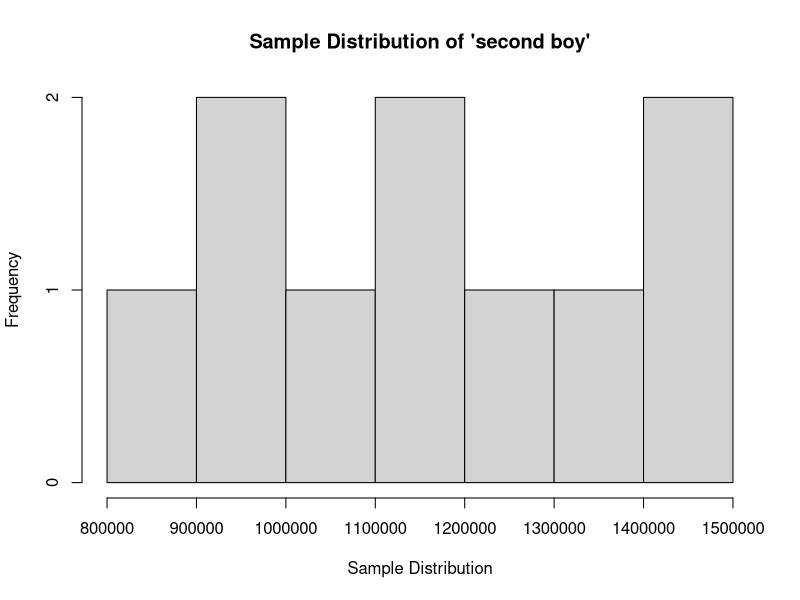
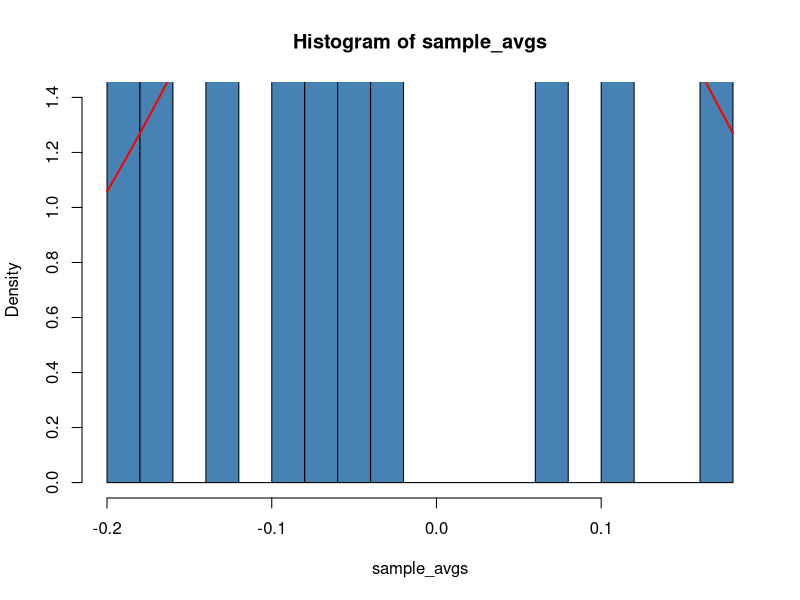
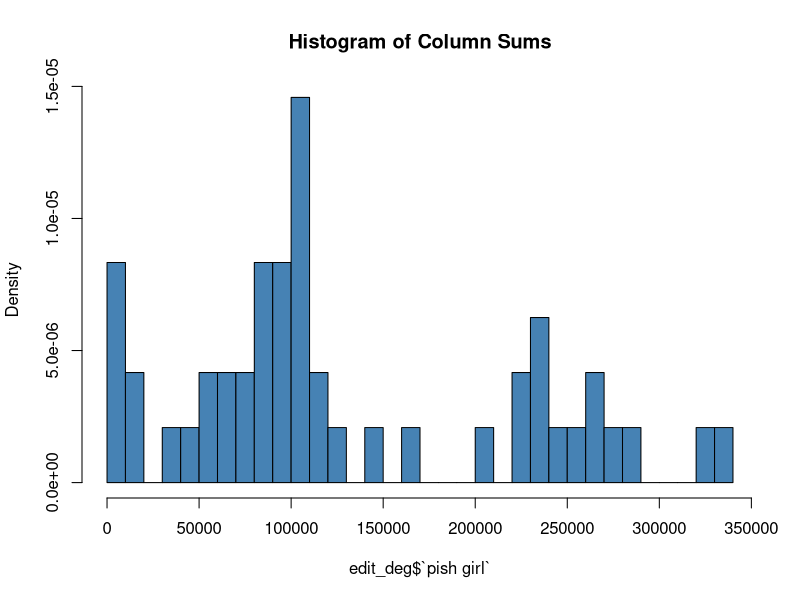

Generate these figures, in order, with R: (Note: this script raises an error after producing the figures.)
# Load necessary libraries
library(readr)

# Read the CSV file
edit_deg <- read_csv("edit deg.csv")
View(edit_deg)

# Display the data in the console
rep(edit_deg)

# Get the current working directory
getwd()

# Sampling 20 random rows from the dataset
s = edit_deg[sample(1:nrow(edit_deg), 20, replace = TRUE), ]
print(s)

# Calculate variance of 'pish girl'
var_sample <- var(sample(edit_deg$`pish girl`))
print(var_sample)

# Calculate mean of 'pish girl'
mean_pish_girl <- mean(edit_deg$`pish girl`)
print(mean_pish_girl)

# Example usage of choose function
ali = choose(50, 5)
print(ali)

# Generate random normal samples (replicate 10 times with 10000 samples)
samples <- replicate(10, rnorm(48))

# Calculate sample means
sampdist <- replicate(10, mean(sample(edit_deg$`second boy`, 10)))

# Plot the sample distribution
mean_sampdist <- mean(sampdist)
hist(sampdist, xlab = "Sample Distribution", main = "Sample Distribution of 'second boy'")

# Calculate the standard deviation for 'pish girl', 'pish boy', and 'year'
sd_pish_girl <- sd(edit_deg$`pish girl`)
sd_pish_boy <- sd(edit_deg$`pish boy`)
sd_year <- sd(edit_deg$year)

print(sd_pish_girl)
print(sd_pish_boy)
print(sd_year)

# Summary of the dataset
summary(edit_deg)

# Compute sum of 'pish girl' column, ignoring NA values
sum_pish_girl <- sum(edit_deg$`pish girl`, na.rm = FALSE)
print(sum_pish_girl)

# Compute sample means of the samples matrix
sample_avgs <- colMeans(samples)
print(is.vector(sample_avgs))  # Check if it is a vector

# Display first few sample averages
head(sample_avgs)

# Plot histogram of sample averages with theoretical normal curve
hist(sample_avgs, ylim = c(0, 1.4), col = "steelblue", freq = FALSE, breaks = 20)
curve(dnorm(x, sd = 1/sqrt(48)), col = "red", lwd = 2, add = TRUE)

# Set degrees of freedom for Chi-Square distribution
DF <- 3
Z <- replicate(10000, rnorm(DF))
X <- colSums(Z^2)

# Histogram of column sums of squares
hist(edit_deg$`pish girl`, freq = FALSE, col = "steelblue", breaks = 40, ylab = "Density", main = "Histogram of Column Sums")

# Add theoretical chi-square density curve
curve(rchisq(100, df = DF), type = 'l', lwd = 2, col = "red", add = TRUE)

# Calculate cumulative sum and plot the path for repeated coin tossing simulation
N <- 100
Y <- sample(0:1, N, replace = TRUE)
S <- cumsum(Y)
R <- S / (1:N)

plot(R, ylim = c(0.3, 0.7), type = "l", col = "steelblue", lwd = 2, xlab = "n", ylab = "R_n", main = "Converging Share of Heads in Repeated Coin Tossing")
lines(c(0, N), c(0.5, 0.5), col = "darkred", lty = 2, lwd = 1)

# Simulate binomial distributions with different sample sizes
sample.sizes <- c(5, 20, 75, 100)
set.seed(123)

for (n in sample.sizes) {
  samplemean <- rep(0, 10000)  # initialize vector of sample means
  stdsamplemean <- rep(0, 10000)  # initialize vector of standardized sample means
  
  for (i in 1:10000) {
    x <- rbinom(n, 1, 0.5)
    samplemean[i] <- mean(x)
    stdsamplemean[i] <- sqrt(n) * (mean(x) - 0.5) / 0.5
  }
  
  hist(stdsamplemean, col = "steelblue", freq = FALSE, breaks = 40, xlim = c(-3, 3), ylim = c(0, 0.8), xlab = paste("n =", n))
  curve(dnorm(x), lwd = 2, col = "darkred", add = TRUE)
}

# Spatially balanced sample plot
set.seed(1234567)
N <- 1000
n <- 100
p <- rep(n/N, N)
X <- cbind(runif(N), runif(N))
s <- sample(N, n)
plot(X[,1], X[,2])
points(X[s,1], X[s,2], pch = 19)

# Additional random sampling and matrix operations
rand <- rnorm(edit_deg$`pish girl`)
print(rand)

z <- matrix(edit_deg$`pish boy`)
v <- matrix(edit_deg$`pish boy`, 2, 3)
print(z)
print(v)

# Final sample from the 'pish girl' column with replacement
sample_pish_girl <- sample(edit_deg$`pish girl`, size = 1, replace = TRUE)
print(sample_pish_girl)

# Using choose() to calculate combinations
ali_comb = choose(50, 5)
print(ali_comb)
